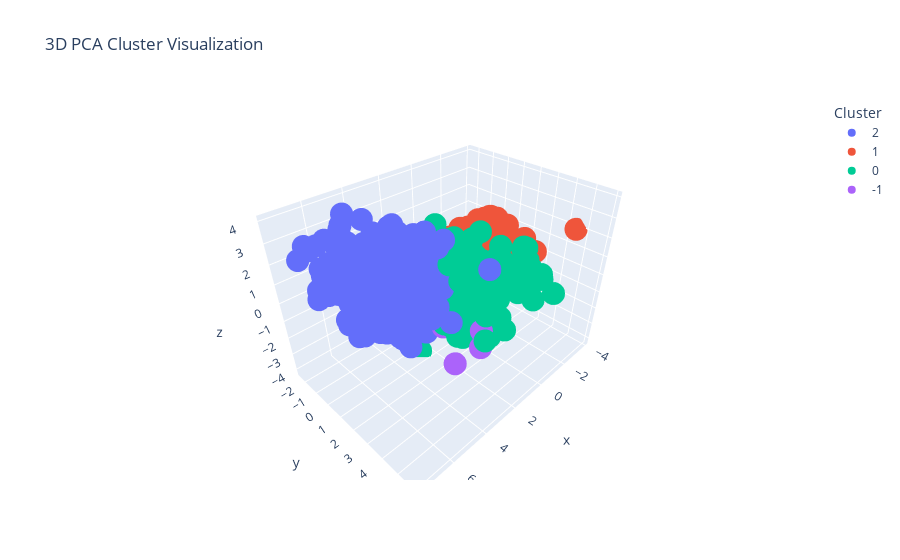

This figure's notebook cell:
### Code cell
import plotly.express as px

df_tsne = pd.DataFrame({'x': tsne_pca[:, 0], 'y': tsne_pca[:, 1], 'segment':df['Cluster_label_Pca']})
# Create 3D PCA visualization
fig = px.scatter_3d(
    df_tsne,
    x=X_pca[:, 0],
    y=X_pca[:, 1],
    z = X_pca[:, 2],
    color=df['Cluster_label_Pca'].astype(str),
    title="3D PCA Cluster Visualization",
    labels={'color': 'Cluster'}
)
fig.show()

### Figure 1 — Plotly figure (JSON) as saved in the notebook; plotly's stock layout.template omitted (floating-point values rounded to 4 significant figures; data arrays with more than 128 entries replaced by an {"elided": "..."} marker saying what was removed)
{"data": [{"hovertemplate": "Cluster=2<br>x=%{x}<br>y=%{y}<br>z=%{z}<extra></extra>", "legendgroup": "2", "marker": {"color": "#636efa", "symbol": "circle"}, "mode": "markers", "name": "2", "scene": "scene", "showlegend": true, "type": "scatter3d", "x": {"elided": "528 float values"}, "y": {"elided": "528 float values"}, "z": {"elided": "528 float values"}}, {"hovertemplate": "Cluster=1<br>x=%{x}<br>y=%{y}<br>z=%{z}<extra></extra>", "legendgroup": "1", "marker": {"color": "#EF553B", "symbol": "circle"}, "mode": "markers", "name": "1", "scene": "scene", "showlegend": true, "type": "scatter3d", "x": {"elided": "1060 float values"}, "y": {"elided": "1060 float values"}, "z": {"elided": "1060 float values"}}, {"hovertemplate": "Cluster=0<br>x=%{x}<br>y=%{y}<br>z=%{z}<extra></extra>", "legendgroup": "0", "marker": {"color": "#00cc96", "symbol": "circle"}, "mode": "markers", "name": "0", "scene": "scene", "showlegend": true, "type": "scatter3d", "x": {"elided": "624 float values"}, "y": {"elided": "624 float values"}, "z": {"elided": "624 float values"}}, {"hovertemplate": "Cluster=-1<br>x=%{x}<br>y=%{y}<br>z=%{z}<extra></extra>", "legendgroup": "-1", "marker": {"color": "#ab63fa", "symbol": "circle"}, "mode": "markers", "name": "-1", "scene": "scene", "showlegend": true, "type": "scatter3d", "x": [1.534, 2.093, 3.192, 2.13], "y": [3.56, 4.031, 3.501, 1.645], "z": [-1.656, -2.022, -2.636, -2.191]}], "layout": {"legend": {"title": {"text": "Cluster"}, "tracegroupgap": 0}, "scene": {"domain": {"x": [0, 1], "y": [0, 1]}, "xaxis": {"title": {"text": "x"}}, "yaxis": {"title": {"text": "y"}}, "zaxis": {"title": {"text": "z"}}}, "title": {"text": "3D PCA Cluster Visualization"}}}
